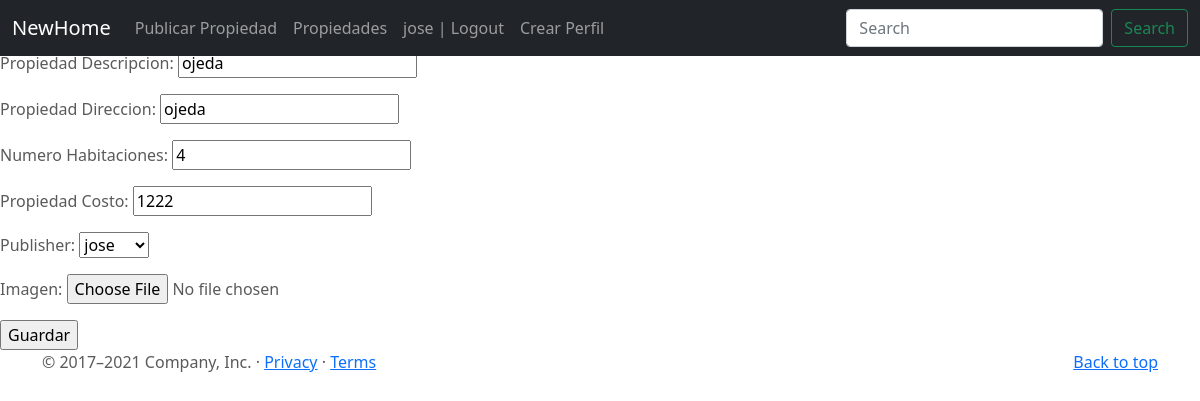
Page /propiedades/6/update (signed in) on the earlier database version.
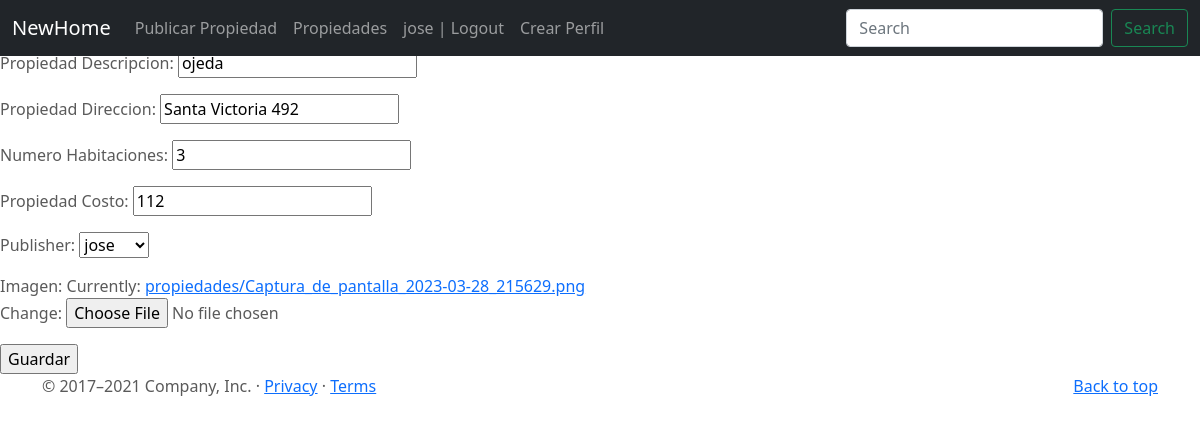
Same page on the later database version.
### NewHome/models.py (models this page shows, shortened)
class Propiedades(models.Model):
    Propiedad_Descripcion = models.CharField(max_length=200)
    Propiedad_Direccion =  models.CharField(max_length=200)
    Numero_Habitaciones = models.PositiveIntegerField()
    Propiedad_Costo = models.PositiveIntegerField()
    publisher = models.ForeignKey(to=User, on_delete=models.CASCADE, related_name="publisher")
    imagen = models.ImageField(upload_to="propiedades", null=False, blank=False)
    Fecha_Publicacion = models.DateField(auto_now_add = True)

### NewHome/views.py (the view, shortened to what this page needs)
# urls.py: path('propiedades/<pk>/update', PropiedadesUpdate.as_view(), name="propiedades-update"),
class PropiedadesUpdate(LoginRequiredMixin, UserPassesTestMixin, UpdateView):
    model = Propiedades
    success_url = reverse_lazy("index")
    fields = '__all__'
    def test_func(self):
        user_id = self.request.user.id
        post_id = self.kwargs.get('pk')
        return Propiedades.objects.filter(publisher=user_id, id=post_id).exists()

### NewHome/templates/NewHome/propiedades_form.html (shortened to what this page needs)
{% extends "NewHome/base.html" %}
{% block main %}
<form method="POST" enctype="multipart/form-data">
    {{form.as_p}}
    <input type="submit" value="Guardar">
</form>
{% endblock %}

Differences in the rows shown:
changed Propiedades "ojeda": Propiedad_Direccion "ojeda" → "Santa Victoria 492"; Numero_Habitaciones "4" → "3"; Propiedad_Costo "1222" → "112"
Other differences:
text no longer shown: "Propiedad Descripcion: Propiedad Direccion: Numero Habitaciones: Propiedad Costo: Publisher: Imagen:"
text now shown: "Propiedad Descripcion: Propiedad Direccion: Numero Habitaciones: Propiedad Costo: Publisher: Imagen: Currently: propiedades/Captura_de_pantalla_2023-03-28_215629.png Change:"
